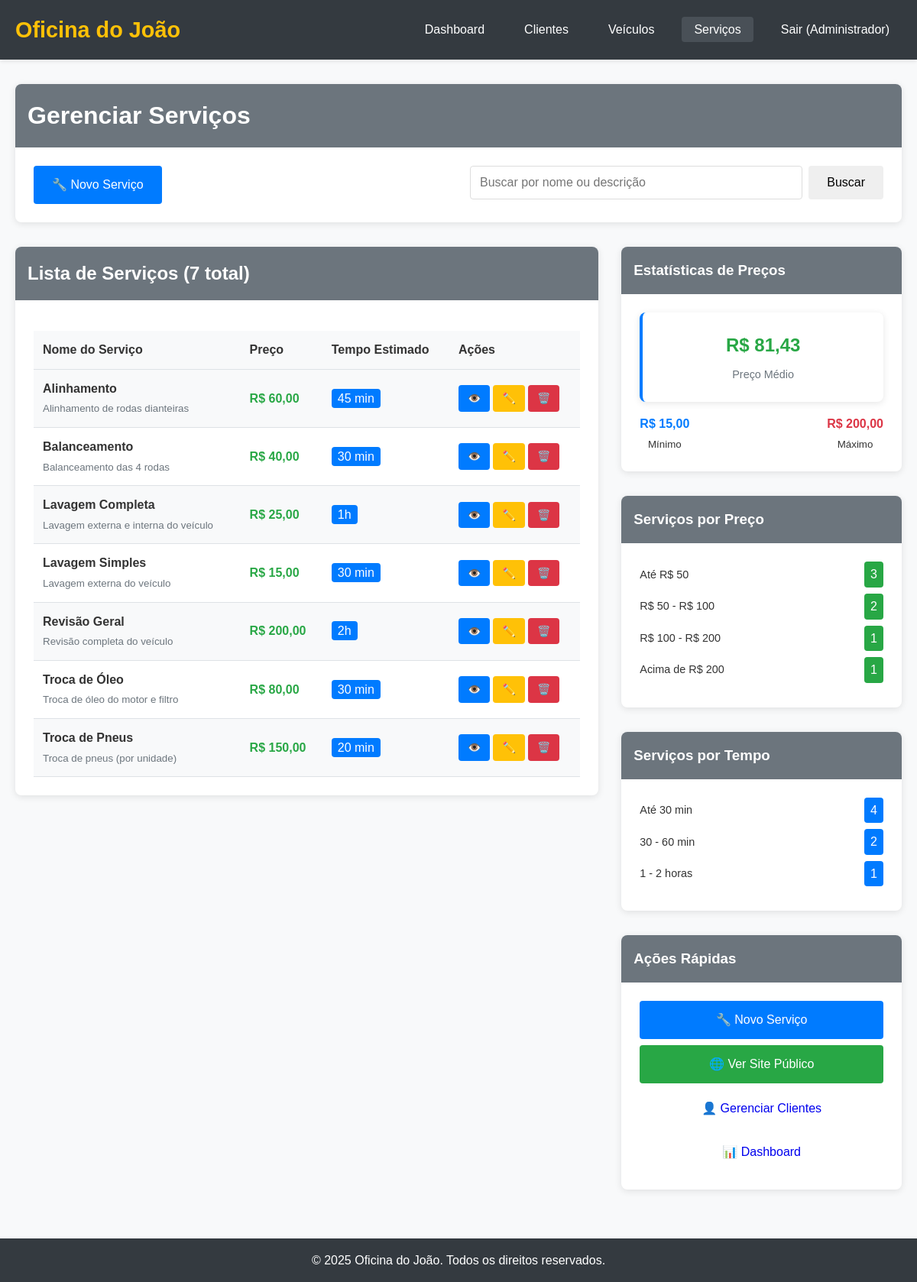
Page /public/?page=admin-servicos (signed in) on the committed database.
### tables this page shows
CREATE TABLE servicos (
    id INT PRIMARY KEY AUTO_INCREMENT,
    nome VARCHAR(100) NOT NULL,
    descricao TEXT,
    preco DECIMAL(10,2) NOT NULL,
    tempo_estimado INT DEFAULT 60,  
    created_at TIMESTAMP DEFAULT CURRENT_TIMESTAMP
);

### config/Database.php (called while the page is built, shortened)
<?php
class Database {
    private $host = 'localhost';
    private $db_name = 'oficina_db';
    private $username = 'root';
    private $password = '';
    public function getConnection() {
        $this->conn = null;
        try {
            $this->conn = new PDO(
                "mysql:host=" . $this->host . ";dbname=" . $this->db_name,
                $this->username,
                $this->password
            );
            $this->conn->setAttribute(PDO::ATTR_ERRMODE, PDO::ERRMODE_EXCEPTION);
            $this->conn->setAttribute(PDO::ATTR_DEFAULT_FETCH_MODE, PDO::FETCH_ASSOC);
            $this->conn->exec("set names utf8");
        } catch(PDOException $exception) {
            echo "Erro na conexão: " . $exception->getMessage();
            die();
        }
        return $this->conn;
    }
}
function getDB() {
    $database = new Database();
    return $database->getConnection();
}
?>

### app/Models/Servico.php (called while the page is built, shortened)
<?php
class Servico {
    private $db;
    public function __construct() {
        $this->db = getDB();
    }
    public function getAll() {
        try {
            $sql = "SELECT * FROM servicos ORDER BY nome";
            $stmt = $this->db->prepare($sql);
            $stmt->execute();
            return $stmt->fetchAll();
        } catch(PDOException $e) {
            return [];
        }
    }
    public function getEstatisticasPrecos() {
        try {
            $sql = "SELECT
                        MIN(preco) as preco_minimo,
                        MAX(preco) as preco_maximo,
                        AVG(preco) as preco_medio,
                        COUNT(*) as total_servicos
                    FROM servicos";
            $stmt = $this->db->prepare($sql);
            $stmt->execute();
            return $stmt->fetch();
        } catch(PDOException $e) {
            return false;
        }
    }
    public function getServicosPorFaixaPreco() {
        try {
            $sql = "SELECT
                        CASE
                            WHEN preco < 50 THEN 'Até R$ 50'
                            WHEN preco < 100 THEN 'R$ 50 - R$ 100'
                            WHEN preco < 200 THEN 'R$ 100 - R$ 200'
                            ELSE 'Acima de R$ 200'
                        END as faixa_preco,
                        COUNT(*) as total
                    FROM servicos
                    GROUP BY
                        CASE
                            WHEN preco < 50 THEN 'Até R$ 50'
                            WHEN preco < 100 THEN 'R$ 50 - R$ 100'
                            WHEN preco < 200 THEN 'R$ 100 - R$ 200'
                            ELSE 'Acima de R$ 200'
                        END
                    ORDER BY MIN(preco)";
            $stmt = $this->db->prepare($sql);
            $stmt->execute();
            return $stmt->fetchAll();
        } catch(PDOException $e) {
            return [];
        }
    }
    public function getServicosPorTempo() {
        try {
            $sql = "SELECT
                        CASE
                            WHEN tempo_estimado <= 30 THEN 'Até 30 min'
                            WHEN tempo_estimado <= 60 THEN '30 - 60 min'
                            WHEN tempo_estimado <= 120 THEN '1 - 2 horas'
                            ELSE 'Mais de 2 horas'
                        END as faixa_tempo,
                        COUNT(*) as total
                    FROM servicos
                    GROUP BY
                        CASE
                            WHEN tempo_estimado <= 30 THEN 'Até 30 min'
                            WHEN tempo_estimado <= 60 THEN '30 - 60 min'
                            WHEN tempo_estimado <= 120 THEN '1 - 2 horas'
                            ELSE 'Mais de 2 horas'
                        END
                    ORDER BY MIN(tempo_estimado)";
            $stmt = $this->db->prepare($sql);
            $stmt->execute();
            return $stmt->fetchAll();
        } catch(PDOException $e) {
            return [];
        }
    }
    public function formatarTempo($minutos) {
        if ($minutos < 60) {
            return $minutos . ' min';
        } elseif ($minutos < 1440) {
            $horas = floor($minutos / 60);
            $mins = $minutos % 60;
            if ($mins == 0) {
                return $horas . 'h';
            } else {
                return $horas . 'h' . $mins . 'min';
            }
        } else {
            $dias = floor($minutos / 1440);
            $horas = floor(($minutos % 1440) / 60);
            return $dias . 'd' . ($horas > 0 ? ' ' . $horas . 'h' : '');
        }
    }
}
?>

### app/Views/servicos/index.php (the view, shortened to what this page needs)
<div class="card">
    <div class="card-header">
        <h1>Gerenciar Serviços</h1>
    </div>
    <div class="card-body">
        <div class="row">
            <div class="col-md-6">
                <a href="?page=admin-servicos&action=create" class="btn btn-primary">
                    🔧 Novo Serviço
                </a>
            </div>
            <div class="col-md-6">
                <form method="GET" style="display: flex; gap: 0.5rem;">
                    <input type="text" class="form-control" name="busca"
                           placeholder="Buscar por nome ou descrição"
                           value="<?= htmlspecialchars($termo_busca) ?>">
                    <button type="submit" class="btn btn-secondary">Buscar</button>
                </form>
            </div>
        </div>
    </div>
</div>
<div class="row">
    <div class="col-md-8">
        <div class="card">
            <div class="card-header">
                <h2>Lista de Serviços (<?= count($servicos) ?> total)</h2>
            </div>
            <div class="card-body">
                <?php if (!empty($servicos)): ?>
                    <div class="table-responsive">
                        <table class="table table-striped">
                            <thead>
                                <tr>
                                    <th>Nome do Serviço</th>
                                    <th>Preço</th>
                                    <th>Tempo Estimado</th>
                                    <th>Ações</th>
                                </tr>
                            </thead>
                            <tbody>
                                <?php foreach($servicos as $servico): ?>
                                    <tr>
                                        <td>
                                            <strong><?= htmlspecialchars($servico['nome']) ?></strong>
                                            <?php if (!empty($servico['descricao'])): ?>
                                                <br>
                                                <small style="color: #6c757d;">
                                                    <?= htmlspecialchars(substr($servico['descricao'], 0, 100)) ?>
                                                </small>
                                            <?php endif; ?>
                                        </td>
                                        <td>
                                            <strong style="color: #28a745;">
                                                R$ <?= number_format($servico['preco'], 2, ',', '.') ?>
                                            </strong>
                                        </td>
                                        <td>
                                            <span class="badge" style="background: #007bff; color: white; padding: 0.25rem 0.5rem; border-radius: 4px;">
                                                <?= $servicoModel->formatarTempo($servico['tempo_estimado']) ?>
                                            </span>
                                        </td>
                                        <td>
                                            <div style="display: flex; gap: 0.25rem; flex-wrap: wrap;">
                                                <a href="?page=admin-servicos&action=view&id=<?= $servico['id'] ?>"
                                                   class="btn btn-primary btn-sm" title="Ver detalhes">
                                                    👁️
                                                </a>
                                                <a href="?page=admin-servicos&action=edit&id=<?= $servico['id'] ?>"
                                                   class="btn btn-warning btn-sm" title="Editar">
                                                    ✏️
                                                </a>
                                                <a href="?page=admin-servicos&action=delete&id=<?= $servico['id'] ?>"
                                                   class="btn btn-danger btn-sm" title="Excluir"
                                                   onclick="return confirm('Tem certeza que deseja excluir este serviço?')">
                                                    🗑️
                                                </a>
                                            </div>
                                        </td>
                                    </tr>
                                <?php endforeach; ?>
                            </tbody>
                        </table>
                    </div>
                <?php endif; ?>
            </div>
        </div>
    </div>
    <div class="col-md-4">
        <?php if ($stats_precos && $stats_precos['total_servicos'] > 0): ?>
            <div class="card">
                <div class="card-header">
                    <h3>Estatísticas de Preços</h3>
                </div>
                <div class="card-body">
                    <div style="text-align: center;">
                        <div class="stat-card" style="margin-bottom: 1rem;">
                            <div class="stat-number" style="color: #28a745; font-size: 1.5rem;">
                                R$ <?= number_format($stats_precos['preco_medio'], 2, ',', '.') ?>
                            </div>
                            <div class="stat-label">Preço Médio</div>
                        </div>
                        <div style="display: flex; justify-content: space-between; margin-top: 1rem;">
                            <div style="text-align: center;">
                                <strong style="color: #007bff;">R$ <?= number_format($stats_precos['preco_minimo'], 2, ',', '.') ?></strong>
                                <br><small>Mínimo</small>
                            </div>
                            <div style="text-align: center;">
                                <strong style="color: #dc3545;">R$ <?= number_format($stats_precos['preco_maximo'], 2, ',', '.') ?></strong>
                                <br><small>Máximo</small>
                            </div>
                        </div>
                    </div>
                </div>
            </div>
        <?php endif; ?>
        <div class="card">
            <div class="card-header">
                <h3>Serviços por Preço</h3>
            </div>
            <div class="card-body">
                <?php if (!empty($stats_faixa_preco)): ?>
                    <?php foreach($stats_faixa_preco as $stat): ?>
                        <div style="display: flex; justify-content: space-between; align-items: center; margin-bottom: 0.5rem;">
                            <span style="font-size: 0.9rem;"><?= htmlspecialchars($stat['faixa_preco']) ?></span>
                            <span class="badge" style="background: #28a745; color: white; padding: 0.25rem 0.5rem; border-radius: 4px;">
                                <?= $stat['total'] ?>
                            </span>
                        </div>
                    <?php endforeach; ?>
                <?php else: ?>
                    <p style="color: #6c757d; text-align: center;">Nenhum dado disponível</p>
                <?php endif; ?>
            </div>
        </div>
        <div class="card">
            <div class="card-header">
                <h3>Serviços por Tempo</h3>
            </div>
            <div class="card-body">
                <?php if (!empty($stats_tempo)): ?>
                    <?php foreach($stats_tempo as $stat): ?>
                        <div style="display: flex; justify-content: space-between; align-items: center; margin-bottom: 0.5rem;">
                            <span style="font-size: 0.9rem;"><?= htmlspecialchars($stat['faixa_tempo']) ?></span>
                            <span class="badge" style="background: #007bff; color: white; padding: 0.25rem 0.5rem; border-radius: 4px;">
                                <?= $stat['total'] ?>
                            </span>
                        </div>
                    <?php endforeach; ?>
                <?php else: ?>
                    <p style="color: #6c757d; text-align: center;">Nenhum dado disponível</p>
                <?php endif; ?>
            </div>
        </div>
        <div class="card">
            <div class="card-header">
                <h3>Ações Rápidas</h3>
            </div>
            <div class="card-body">
                <div style="display: flex; flex-direction: column; gap: 0.5rem;">
                    <a href="?page=admin-servicos&action=create" class="btn btn-primary">
                        🔧 Novo Serviço
                    </a>
                    <a href="?page=servicos" class="btn btn-success" target="_blank">
                        🌐 Ver Site Público
                    </a>
                    <a href="?page=clientes" class="btn btn-secondary">
                        👤 Gerenciar Clientes
                    </a>
                    <a href="?page=dashboard" class="btn btn-secondary">
                        📊 Dashboard
                    </a>
                </div>
            </div>
        </div>
    </div>
</div>

### public/css/style.css (style rules this page uses)
* { margin: 0; padding: 0; box-sizing: border-box; }
body { font-family: Arial, sans-serif; line-height: 1.6; color: #333; background-color: #f8f9fa; }
.card { background: white; border-radius: 8px; box-shadow: 0 2px 10px rgba(0,0,0,0.1); margin-bottom: 2rem; overflow: hidden; }
.card-header { background-color: #6c757d; color: white; padding: 1rem; font-weight: bold; }
.card-body { padding: 1.5rem; }
.form-control { width: 100%; padding: 0.75rem; border: 1px solid #ddd; border-radius: 4px; font-size: 1rem; }
.btn { display: inline-block; padding: 0.75rem 1.5rem; border: none; border-radius: 4px; text-decoration: none; text-align: center; cursor: pointer; font-size: 1rem; transition: all 0.3s; }
.btn-primary { background-color: #007bff; color: white; }
.btn-success { background-color: #28a745; color: white; }
.btn-danger { background-color: #dc3545; color: white; }
.btn-warning { background-color: #ffc107; color: #212529; }
.btn-sm { padding: 0.375rem 0.75rem; font-size: 0.875rem; }
.table { width: 100%; border-collapse: collapse; margin-top: 1rem; }
.table th, .table td { padding: 0.75rem; text-align: left; border-bottom: 1px solid #dee2e6; }
.table th { background-color: #f8f9fa; font-weight: bold; }
.table-striped tbody tr:nth-child(odd) { background-color: #f8f9fa; }
.row { display: flex; flex-wrap: wrap; margin: 0 -15px; }
.col-md-6 { flex: 0 0 50%; max-width: 50%; padding: 0 15px; }
.col-md-4 { flex: 0 0 33.333333%; max-width: 33.333333%; padding: 0 15px; }
.col-md-8 { flex: 0 0 66.666667%; max-width: 66.666667%; padding: 0 15px; }
.stat-card { background: white; padding: 1.5rem; border-radius: 8px; box-shadow: 0 2px 10px rgba(0,0,0,0.1); text-align: center; border-left: 4px solid #007bff; }
.stat-number { font-size: 2rem; font-weight: bold; color: #007bff; margin-bottom: 0.5rem; }
.stat-label { color: #6c757d; font-size: 0.9rem; }

### rows in the picture
servicos: nome "Alinhamento", descricao "Alinhamento de rodas dianteiras", preco "60,00", tempo_estimado "45 min"
servicos: nome "Balanceamento", descricao "Balanceamento das 4 rodas", preco "40,00", tempo_estimado "30 min"
servicos: nome "Lavagem Completa", descricao "Lavagem externa e interna do veículo", preco "25,00", tempo_estimado "1h"
servicos: nome "Lavagem Simples", descricao "Lavagem externa do veículo", preco "15,00", tempo_estimado "30 min"
servicos: nome "Revisão Geral", descricao "Revisão completa do veículo", preco "200,00", tempo_estimado "2h"
servicos: nome "Troca de Óleo", descricao "Troca de óleo do motor e filtro", preco "80,00", tempo_estimado "30 min"
servicos: nome "Troca de Pneus", descricao "Troca de pneus (por unidade)", preco "150,00", tempo_estimado "20 min"

### other values in the picture
APP_NAME "Oficina do João"
$_SESSION['usuario_nome'] "Administrador"
count($servicos) "7"
$stats_precos['preco_medio'] "81,43"
$stats_precos['preco_minimo'] "15,00"
$stats_precos['preco_maximo'] "200,00"
$stat['faixa_preco'] "Até R$ 50"
$stat['total'] "3"
$stat['faixa_preco'] "R$ 50 - R$ 100"
$stat['total'] "2"
$stat['faixa_preco'] "R$ 100 - R$ 200"
$stat['total'] "1"
$stat['faixa_preco'] "Acima de R$ 200"
$stat['faixa_tempo'] "Até 30 min"
$stat['total'] "4"
